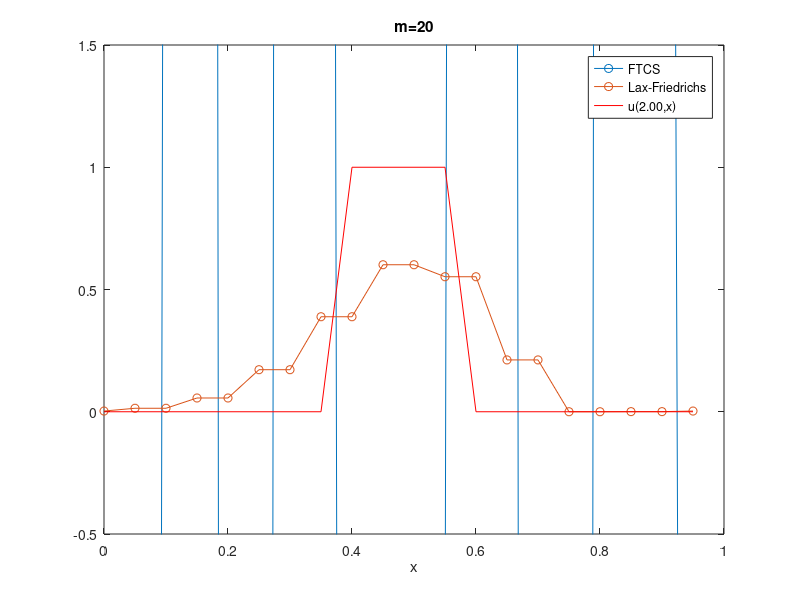
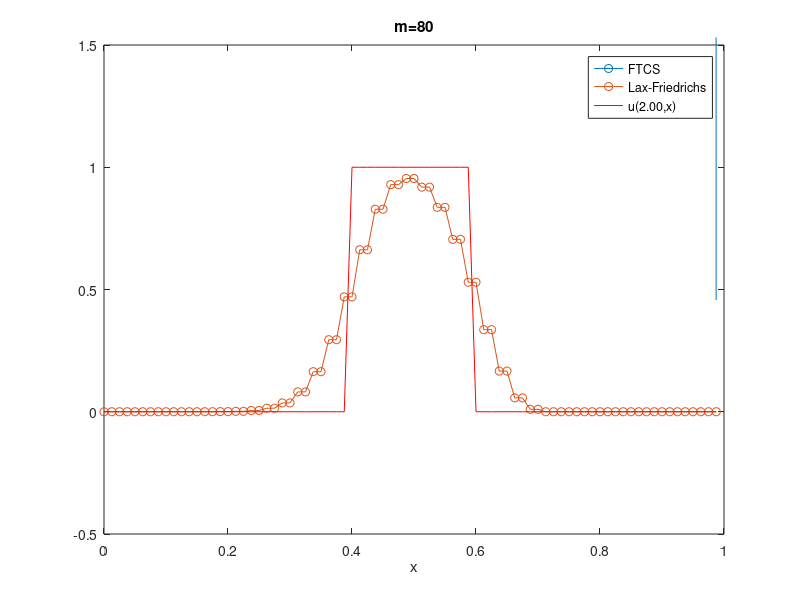
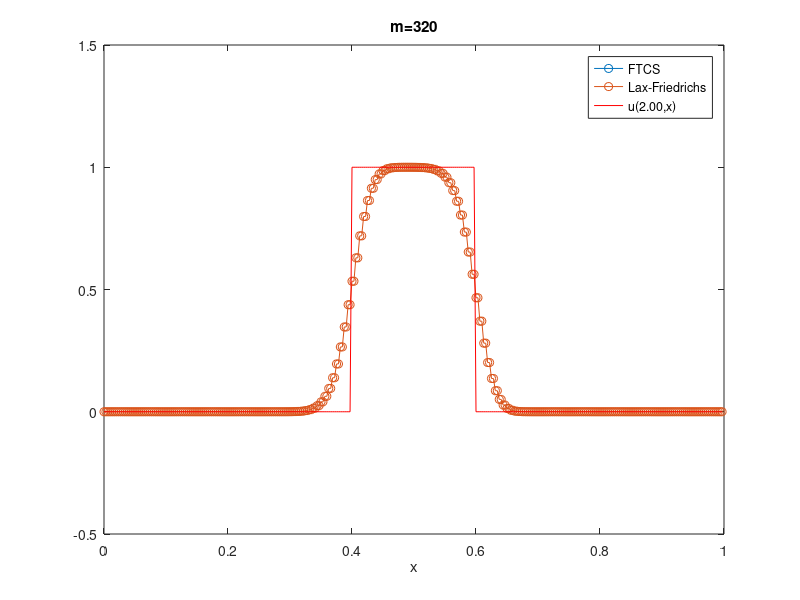

The MATLAB script that drew these images, in order:
% ADVECTTRY  Demonstrate FTCS and Lax-Friedrichs on
%   u_t + 0.5 u_x = 0
% over t,x in [0,2]x[0,1] with square initial condition
% and periodic boundary conditions.  Generates three
% figures.

a = 0.5;
tf = 2.0;
for m = [20 80 320]
    h = 1.0 / m;
    k = 0.9 * (h / abs(a));   % safety factor: nu = ak/h = 0.9 < 1
    % k = h / abs(a);         % suspicious result?
    NN = ceil(tf / k)
    k = tf / NN;
    nu = a * k / h;           % Courant number
    x = 0.0:h:1.0-h;
    u0 = ones(size(x));
    u0(x < 0.4) = 0.0;
    u0(x > 0.6) = 0.0;
    uexact = u0;              % why? (note tf matters!)
    % FTCS
    U = u0;
    for n = 1:NN
        Uright = [U(2:m) U(1)];
        Uleft  = [U(m) U(1:m-1)];
        U = U - (nu/2) * (Uright - Uleft);
    end
    Uftcs = U;
    % LF
    U = u0;
    for n = 1:NN
        Uright = [U(2:m) U(1)];
        Uleft  = [U(m) U(1:m-1)];
        Uav = 0.5 * (Uleft + Uright);
        U = Uav - (nu/2) * (Uright - Uleft);
    end
    Ulf = U;
    norm(Uftcs - uexact,2)
    norm(Ulf - uexact,2)
    figure()
    plot(x,Uftcs,'o-',x,Ulf,'o-',x,uexact,'r')
    axis([0 1 -0.5 1.5])
    xlabel x
    legend('FTCS','Lax-Friedrichs',sprintf('u(%.2f,x)',tf))
    title(sprintf('m=%d',m))
end
